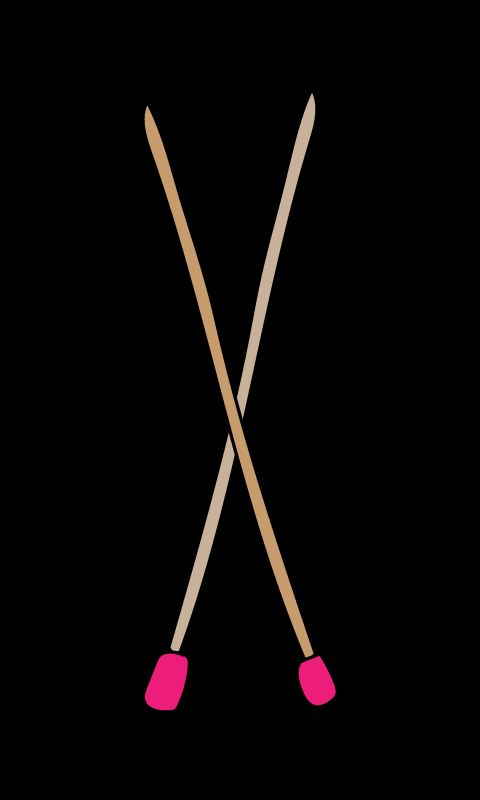

This game map was drawn from its Tiled (.tmx) file and the tilesets committed beside it. A one-line description and the trimmed map source follow:
An orthogonal 60x100 tile map with 8x8 px tiles, 1 tile layer (Tile Layer 1) and 209 objects.

<map version="1.4" tiledversion="1.4.3" orientation="orthogonal" renderorder="left-down" width="60" height="100" tilewidth="8" tileheight="8" infinite="0" nextlayerid="4" nextobjectid="210">
 <tileset firstgid="1" name="crafts" tilewidth="8" tileheight="8" tilecount="13200" columns="60">
  <image source="crafts.png" width="480" height="1760" />
 </tileset>
 <objectgroup id="2" name="PiirtoPisteet" visible="0">
  <object id="1" x="299.022" y="660.456">
   <point />
  </object>
  <object id="2" x="296.227" y="671.635">
   <point />
  </object>
  <object id="3" x="298.09" y="681.882">
   <point />
  </object>
  <object id="4" x="299.953" y="691.197">
   <point />
  </object>
  <object id="5" x="304.611" y="700.512">
   <point />
  </object>
  <object id="6" x="309.269" y="706.102">
   <point />
  </object>
  <object id="7" x="314.858" y="709.828">
   <point />
  </object>
  <object id="8" x="325.105" y="706.102">
   <point />
  </object>
  <object id="9" x="330.694" y="703.307">
   <point />
  </object>
  <object id="10" x="335.352" y="696.786">
   <point />
  </object>
  <object id="11" x="331.626" y="684.676">
   <point />
  </object>
  <object id="12" x="325.105" y="670.703">
   <point />
  </object>
  <object id="13" x="319.516" y="661.388">
   <point />
  </object>
  <object id="14" x="312.995" y="654.867">
   <point />
  </object>
  <object id="15" x="309.269" y="640.894">
   <point />
  </object>
  <object id="16" x="304.611" y="625.058">
   <point />
  </object>
  <object id="17" x="297.159" y="608.291">
   <point />
  </object>
  <object id="18" x="294.364" y="593.386">
   <point />
  </object>
  <object id="19" x="286.912" y="575.687">
   <point />
  </object>
  <object id="20" x="283.186" y="562.646">
   <point />
  </object>
  <object id="21" x="278.528" y="549.604">
   <point />
  </object>
  <object id="22" x="276.665" y="539.357">
   <point />
  </object>
  <object id="23" x="272.007" y="523.521">
   <point />
  </object>
  <object id="24" x="266.418" y="511.411">
   <point />
  </object>
  <object id="25" x="261.761" y="498.37">
   <point />
  </object>
  <object id="26" x="256.171" y="470.424">
   <point />
  </object>
  <object id="27" x="248.719" y="453.656">
   <point />
  </object>
  <object id="28" x="244.993" y="438.752">
   <point />
  </object>
  <object id="29" x="241.267" y="423.847">
   <point />
  </object>
  <object id="30" x="247.788" y="415.463">
   <point />
  </object>
  <object id="31" x="251.514" y="402.422">
   <point />
  </object>
  <object id="32" x="255.24" y="385.654">
   <point />
  </object>
  <object id="33" x="259.898" y="367.024">
   <point />
  </object>
  <object id="34" x="261.761" y="349.325">
   <point />
  </object>
  <object id="35" x="264.555" y="335.352">
   <point />
  </object>
  <object id="36" x="270.144" y="313.926">
   <point />
  </object>
  <object id="37" x="273.871" y="300.885">
   <point />
  </object>
  <object id="38" x="278.528" y="277.597">
   <point />
  </object>
  <object id="39" x="281.323" y="259.898">
   <point />
  </object>
  <object id="40" x="285.049" y="240.335">
   <point />
  </object>
  <object id="41" x="289.707" y="225.431">
   <point />
  </object>
  <object id="42" x="293.433" y="206.8">
   <point />
  </object>
  <object id="43" x="298.09" y="189.101">
   <point />
  </object>
  <object id="44" x="302.748" y="173.265">
   <point />
  </object>
  <object id="45" x="307.406" y="154.634">
   <point />
  </object>
  <object id="46" x="312.063" y="138.798">
   <point />
  </object>
  <object id="47" x="316.721" y="122.031">
   <point />
  </object>
  <object id="48" x="315.789" y="108.989">
   <point />
  </object>
  <object id="49" x="314.858" y="95.0163">
   <point />
  </object>
  <object id="50" x="312.995" y="90.3586">
   <point />
  </object>
  <object id="51" x="308.337" y="93.1532">
   <point />
  </object>
  <object id="52" x="302.748" y="103.4">
   <point />
  </object>
  <object id="53" x="301.816" y="111.784">
   <point />
  </object>
  <object id="54" x="299.022" y="118.305">
   <point />
  </object>
  <object id="55" x="296.227" y="132.278">
   <point />
  </object>
  <object id="56" x="295.296" y="142.524">
   <point />
  </object>
  <object id="57" x="293.433" y="153.703">
   <point />
  </object>
  <object id="58" x="288.775" y="165.813">
   <point />
  </object>
  <object id="59" x="285.98" y="172.333">
   <point />
  </object>
  <object id="60" x="284.117" y="182.58">
   <point />
  </object>
  <object id="61" x="280.391" y="195.622">
   <point />
  </object>
  <object id="62" x="279.46" y="206.8">
   <point />
  </object>
  <object id="63" x="274.802" y="217.047">
   <point />
  </object>
  <object id="64" x="272.939" y="225.431">
   <point />
  </object>
  <object id="65" x="271.076" y="236.609">
   <point />
  </object>
  <object id="66" x="269.213" y="247.788">
   <point />
  </object>
  <object id="67" x="265.487" y="259.898">
   <point />
  </object>
  <object id="68" x="263.624" y="267.35">
   <point />
  </object>
  <object id="69" x="261.761" y="276.665">
   <point />
  </object>
  <object id="70" x="259.898" y="290.638">
   <point />
  </object>
  <object id="71" x="256.171" y="305.543">
   <point />
  </object>
  <object id="72" x="253.377" y="315.789">
   <point />
  </object>
  <object id="73" x="251.514" y="332.557">
   <point />
  </object>
  <object id="74" x="248.719" y="342.804">
   <point />
  </object>
  <object id="75" x="244.061" y="360.503">
   <point />
  </object>
  <object id="76" x="242.198" y="370.75">
   <point />
  </object>
  <object id="77" x="238.472" y="385.654">
   <point />
  </object>
  <object id="78" x="234.746" y="398.696">
   <point />
  </object>
  <object id="79" x="231.02" y="387.517">
   <point />
  </object>
  <object id="80" x="228.225" y="368.887">
   <point />
  </object>
  <object id="81" x="222.636" y="350.256">
   <point />
  </object>
  <object id="82" x="215.184" y="329.762">
   <point />
  </object>
  <object id="83" x="212.389" y="309.269">
   <point />
  </object>
  <object id="84" x="204.006" y="291.57">
   <point />
  </object>
  <object id="85" x="201.211" y="270.144">
   <point />
  </object>
  <object id="86" x="217.979" y="329.762">
   <point />
  </object>
  <object id="87" x="208.663" y="291.57">
   <point />
  </object>
  <object id="88" x="198.416" y="258.034">
   <point />
  </object>
  <object id="89" x="190.033" y="243.13">
   <point />
  </object>
  <object id="90" x="187.238" y="231.02">
   <point />
  </object>
  <object id="91" x="181.649" y="211.458">
   <point />
  </object>
  <object id="92" x="177.923" y="197.485">
   <point />
  </object>
  <object id="93" x="172.333" y="184.443">
   <point />
  </object>
  <object id="94" x="170.47" y="174.197">
   <point />
  </object>
  <object id="95" x="162.087" y="159.292">
   <point />
  </object>
  <object id="96" x="160.224" y="146.251">
   <point />
  </object>
  <object id="97" x="156.497" y="136.004">
   <point />
  </object>
  <object id="98" x="151.84" y="123.894">
   <point />
  </object>
  <object id="99" x="149.977" y="115.51">
   <point />
  </object>
  <object id="100" x="147.182" y="111.784">
   <point />
  </object>
  <object id="101" x="143.456" y="116.442">
   <point />
  </object>
  <object id="102" x="148.114" y="129.483">
   <point />
  </object>
  <object id="103" x="148.114" y="136.004">
   <point />
  </object>
  <object id="104" x="149.977" y="144.388">
   <point />
  </object>
  <object id="105" x="153.703" y="156.497">
   <point />
  </object>
  <object id="106" x="157.429" y="162.087">
   <point />
  </object>
  </objectgroup>
 <objectgroup id="3" name="VoittoPisteet">
  <!-- 14 objects omitted --></objectgroup>
 <layer id="1" name="Tile Layer 1" width="60" height="100">
  <data>[6000 cells, 6000 non-empty, 6000 distinct tile ids]</data>
 </layer>
</map>
<!-- 103 of 209 objects omitted -->
